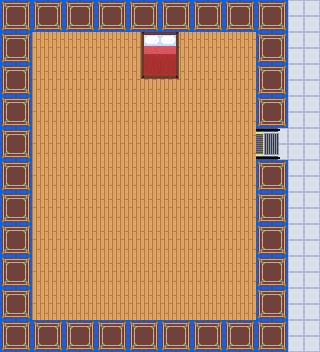

This game map was drawn from its Tiled (.tmx) file and the tilesets committed beside it. A one-line description and the trimmed map source follow:
An orthogonal 10x11 tile map with 32x32 px tiles, 3 tile layers (floor, objects, wall), 2 tilesets.

<map version="1.4" tiledversion="1.4.1" orientation="orthogonal" renderorder="right-down" width="10" height="11" tilewidth="32" tileheight="32" infinite="0" nextlayerid="5" nextobjectid="1">
 <tileset firstgid="1" name="textures" tilewidth="32" tileheight="32" tilecount="18" columns="0">
  <grid orientation="orthogonal" width="1" height="1" />
  <tile id="0">
   <image width="32" height="32" source="../textures/structure/escalator1.png" />
  </tile>
  <tile id="1">
   <image width="32" height="32" source="../textures/structure/escalator2.png" />
  </tile>
  <tile id="2">
   <image width="32" height="32" source="../textures/structure/escalator3.png" />
  </tile>
  <tile id="3">
   <image width="32" height="32" source="../textures/structure/escalatorsmall.png" />
  </tile>
  <tile id="4">
   <image width="32" height="8" source="../textures/structure/exit.png" />
  </tile>
  <tile id="5">
   <image width="32" height="32" source="../textures/structure/glaswall.png" />
  </tile>
  <tile id="6">
   <image width="32" height="32" source="../textures/structure/lowerfloor.png" />
  </tile>
  <tile id="7">
   <image width="32" height="32" source="../textures/structure/shopdoor.png" />
  </tile>
  <tile id="8">
   <image width="32" height="32" source="../textures/structure/sidewalk.png" />
  </tile>
  <tile id="9">
   <image width="32" height="32" source="../textures/structure/stoneFloor.png" />
  </tile>
  <tile id="10">
   <image width="32" height="32" source="../textures/structure/street.png" />
  </tile>
  <tile id="11">
   <image width="32" height="32" source="../textures/structure/swingdoor1.png" />
  </tile>
  <tile id="12">
   <image width="32" height="32" source="../textures/structure/swingdoor2.png" />
  </tile>
  <tile id="13">
   <image width="32" height="32" source="../textures/structure/swingdoor3.png" />
  </tile>
  <tile id="14">
   <image width="32" height="32" source="../textures/structure/swingdoor4.png" />
  </tile>
  <tile id="15">
   <image width="32" height="32" source="../textures/structure/wall.png" />
  </tile>
  <tile id="16">
   <image width="32" height="32" source="../textures/structure/wallblue.png" />
  </tile>
  <tile id="17">
   <image width="32" height="32" source="../textures/structure/woodenFloor.png" />
  </tile>
 </tileset>
 <tileset firstgid="19" name="objects" tilewidth="44" tileheight="32" tilecount="34" columns="0">
  <grid orientation="orthogonal" width="1" height="1" />
  <tile id="0">
   <image width="32" height="32" source="../textures/objects/bed_1.png" />
  </tile>
  <tile id="1">
   <image width="32" height="32" source="../textures/objects/bed_2.png" />
  </tile>
  <tile id="2">
   <image width="32" height="32" source="../textures/objects/bed_3.png" />
  </tile>
  <tile id="3">
   <image width="32" height="32" source="../textures/objects/bed_4.png" />
  </tile>
  <tile id="4">
   <image width="32" height="32" source="../textures/objects/bigbluebed1.png" />
  </tile>
  <tile id="5">
   <image width="32" height="32" source="../textures/objects/bigbluebed2.png" />
  </tile>
  <tile id="6">
   <image width="32" height="32" source="../textures/objects/bigbluebed3.png" />
  </tile>
  <tile id="7">
   <image width="32" height="32" source="../textures/objects/bigbluebed4.png" />
  </tile>
  <tile id="8">
   <image width="27" height="25" source="../textures/objects/blood.png" />
  </tile>
  <tile id="9">
   <image width="32" height="32" source="../textures/objects/bluebed1.png" />
  </tile>
  <tile id="10">
   <image width="32" height="32" source="../textures/objects/bluebed2.png" />
  </tile>
  <tile id="11">
   <image width="5" height="3" source="../textures/objects/chocolate.png" />
  </tile>
  <tile id="12">
   <image width="2" height="2" source="../textures/objects/coin.png" />
  </tile>
  <tile id="13">
   <image width="15" height="15" source="../textures/objects/flower1.png" />
  </tile>
  <tile id="14">
   <image width="17" height="16" source="../textures/objects/flower2.png" />
  </tile>
  <tile id="15">
   <image width="16" height="17" source="../textures/objects/flower3.png" />
  </tile>
  <tile id="16">
   <image width="15" height="15" source="../textures/objects/flowerpot.png" />
  </tile>
  <tile id="17">
   <image width="5" height="3" source="../textures/objects/money.png" />
  </tile>
  <tile id="18">
   <image width="23" height="9" source="../textures/objects/piano.png" />
  </tile>
  <tile id="19">
   <image width="32" height="32" source="../textures/objects/pinkbed1.png" />
  </tile>
  <tile id="20">
   <image width="32" height="32" source="../textures/objects/pinkbed2.png" />
  </tile>
  <tile id="21">
   <image width="9" height="3" source="../textures/objects/securitycamera.png" />
  </tile>
  <tile id="22">
   <image width="28" height="8" source="../textures/objects/shelv1.png" />
  </tile>
  <tile id="23">
   <image width="28" height="8" source="../textures/objects/shelv2.png" />
  </tile>
  <tile id="24">
   <image width="32" height="32" source="../textures/objects/sofa1.png" />
  </tile>
  <tile id="25">
   <image width="32" height="32" source="../textures/objects/sofa2.png" />
  </tile>
  <tile id="26">
   <image width="44" height="22" source="../textures/objects/speakbubble1.png" />
  </tile>
  <tile id="27">
   <image width="40" height="17" source="../textures/objects/speakbubble2.png" />
  </tile>
  <tile id="28">
   <image width="8" height="9" source="../textures/objects/tablet.png" />
  </tile>
  <tile id="29">
   <image width="8" height="9" source="../textures/objects/tablet2.png" />
  </tile>
  <tile id="30">
   <image width="28" height="9" source="../textures/objects/tablev1.png" />
  </tile>
  <tile id="31">
   <image width="30" height="10" source="../textures/objects/tablev2.png" />
  </tile>
  <tile id="32">
   <image width="28" height="9" source="../textures/objects/tablev3.png" />
  </tile>
  <tile id="33">
   <image width="30" height="10" source="../textures/objects/tablev5.png" />
  </tile>
 </tileset>
 <layer id="1" name="floor" width="10" height="11">
  <properties>
   <property name="collide" type="bool" value="false" />
  </properties>
  <data>[110 cells, 110 non-empty, 3 distinct tile ids]</data>
 </layer>
 <layer id="3" name="objects" width="10" height="11">
  <properties>
   <property name="collide" type="bool" value="false" />
  </properties>
  <data>[110 cells, 4 non-empty, 4 distinct tile ids]</data>
 </layer>
 <layer id="4" name="wall" width="10" height="11">
  <properties>
   <property name="collide" type="bool" value="true" />
  </properties>
  <data>[110 cells, 35 non-empty, 1 distinct tile ids]</data>
 </layer>
</map>
